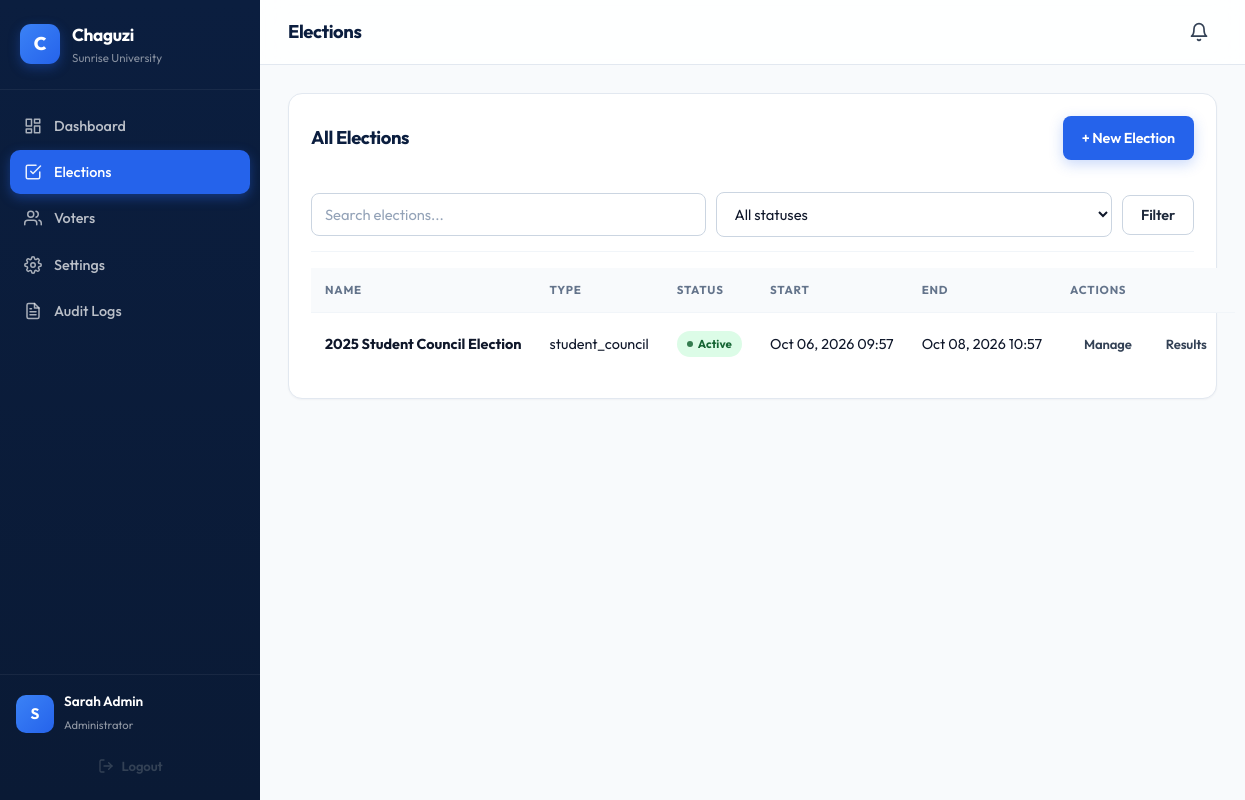
Page /admin/elections (signed in) on the committed database.
### models/organization.py (models this page shows, shortened)
class Organization(db.Model):
    __tablename__ = 'organizations'
    id = db.Column(db.Integer, primary_key=True)
    name = db.Column(db.String(200), nullable=False, unique=True, index=True)
    slug = db.Column(db.String(220), nullable=False, unique=True, index=True)
    org_type = db.Column(db.String(50), nullable=False, default='school')
    logo = db.Column(db.String(300))
    email = db.Column(db.String(150), nullable=False)
    phone = db.Column(db.String(50))
    location = db.Column(db.String(200))
    registration_number = db.Column(db.String(100))
    description = db.Column(db.Text)
    voter_id_required = db.Column(db.Boolean, default=True)
    voter_id_label = db.Column(db.String(50), default='Membership ID')
    allow_public_results = db.Column(db.Boolean, default=False)
    default_result_visibility = db.Column(db.String(20), default='after_close')
    is_active = db.Column(db.Boolean, default=True)
    created_at = db.Column(db.DateTime, default=datetime.utcnow)
    updated_at = db.Column(db.DateTime, default=datetime.utcnow, onupdate=datetime.utcnow)
    users = db.relationship('User', backref='organization', lazy='dynamic',
                            cascade='all, delete-orphan')
    elections = db.relationship('Election', backref='organization', lazy='dynamic',
                                cascade='all, delete-orphan')

### models/user.py (models this page shows, shortened)
class User(UserMixin, db.Model):
    __tablename__ = 'users'
    id = db.Column(db.Integer, primary_key=True)
    organization_id = db.Column(db.Integer, db.ForeignKey('organizations.id'),
                                 nullable=False, index=True)
    role = db.Column(db.String(20), nullable=False, default='voter', index=True)
    full_name = db.Column(db.String(150), nullable=False)
    email = db.Column(db.String(150), nullable=False, index=True)
    phone = db.Column(db.String(50))
    voter_id = db.Column(db.String(100), index=True)  # membership/student/employee ID
    password_hash = db.Column(db.String(255), nullable=False)
    is_active = db.Column(db.Boolean, default=True)
    is_approved = db.Column(db.Boolean, default=True)
    last_login = db.Column(db.DateTime)
    last_login_ip = db.Column(db.String(50))
    failed_login_attempts = db.Column(db.Integer, default=0)
    locked_until = db.Column(db.DateTime)
    created_at = db.Column(db.DateTime, default=datetime.utcnow)
    updated_at = db.Column(db.DateTime, default=datetime.utcnow, onupdate=datetime.utcnow)
    votes = db.relationship('Vote', backref='voter', lazy='dynamic',
                            foreign_keys='Vote.voter_id')
    notifications = db.relationship('Notification', backref='user', lazy='dynamic',
                                     cascade='all, delete-orphan')
    audit_logs = db.relationship('AuditLog', backref='actor', lazy='dynamic',
                                  foreign_keys='AuditLog.actor_id')
    __table_args__ = (
        db.UniqueConstraint('organization_id', 'email', name='uq_org_email'),
        db.UniqueConstraint('organization_id', 'voter_id', name='uq_org_voter_id'),
    )
    @property
    def is_admin(self):
        return self.role == 'admin'

### models/election.py (models this page shows, shortened)
class Election(db.Model):
    __tablename__ = 'elections'
    id = db.Column(db.Integer, primary_key=True)
    organization_id = db.Column(db.Integer, db.ForeignKey('organizations.id'),
                                 nullable=False, index=True)
    name = db.Column(db.String(200), nullable=False)
    description = db.Column(db.Text)
    election_type = db.Column(db.String(50), default='general')
    start_date = db.Column(db.DateTime, nullable=False)
    end_date = db.Column(db.DateTime, nullable=False)
    result_visibility = db.Column(db.String(20), default='after_close')
    status = db.Column(db.String(20), default='draft', index=True)
    allow_vote_correction = db.Column(db.Boolean, default=False)
    eligible_group = db.Column(db.String(150), default='all')
    announced_at = db.Column(db.DateTime)
    announced_by = db.Column(db.Integer, db.ForeignKey('users.id'))
    is_finalized = db.Column(db.Boolean, default=False)
    created_by = db.Column(db.Integer, db.ForeignKey('users.id'), nullable=False)
    created_at = db.Column(db.DateTime, default=datetime.utcnow)
    updated_at = db.Column(db.DateTime, default=datetime.utcnow, onupdate=datetime.utcnow)
    positions = db.relationship('Position', backref='election', lazy='dynamic',
                                 cascade='all, delete-orphan',
                                 order_by='Position.order_index')
    votes = db.relationship('Vote', backref='election', lazy='dynamic',
                            cascade='all, delete-orphan')
    @property
    def effective_status(self):
        now = datetime.utcnow()
        if self.status == 'announced':
            return 'announced'
        if self.status == 'closed':
            return 'closed'
        if self.status == 'draft':
            return 'draft'
        if now < self.start_date:
            return 'scheduled'
        if now > self.end_date:
            return 'closed'
        return 'active'

### routes/admin.py (the view)
@admin_bp.route('/elections')
def elections():
    page = request.args.get('page', 1, type=int)
    status = request.args.get('status', '')
    q = request.args.get('q', '').strip()
    query = Election.query.filter_by(organization_id=current_user.organization_id)
    if status:
        query = query.filter_by(status=status)
    if q:
        query = query.filter(Election.name.ilike(f'%{q}%'))
    query = query.order_by(desc(Election.created_at))
    pagination = query.paginate(page=page,
                                per_page=current_app.config['ELECTIONS_PER_PAGE'],
                                error_out=False)
    return render_template('admin/elections.html',
                           elections=pagination.items,
                           pagination=pagination,
                           status=status, q=q)

### routes/admin.py (called while the page is built)
@admin_bp.before_request
@login_required
@admin_required
def before_admin():
    pass

### templates/admin/elections.html (shortened to what this page needs)
{% extends "base.html" %}
{% block page_title %}Elections{% endblock %}
{% block body_class %}admin{% endblock %}
{% block content %}
<div class="panel">
    <div class="panel-header row-space">
        <h2>All Elections</h2>
        <a href="{{ url_for('admin.election_new') }}" class="btn btn-primary">+ New Election</a>
    </div>
    <form method="GET" class="filter-bar">
        <input type="text" name="q" value="{{ q }}" placeholder="Search elections...">
        <select name="status">
            <option value="">All statuses</option>
        </select>
        <button class="btn btn-outline">Filter</button>
    </form>
    {% if elections %}
    <table class="table">
        <thead>
            <tr><th>Name</th><th>Type</th><th>Status</th><th>Start</th><th>End</th><th>Actions</th></tr>
        </thead>
        <tbody>
            {% for e in elections %}
            <tr>
                <td><strong>{{ e.name }}</strong></td>
                <td>{{ e.election_type }}</td>
                <td><span class="badge badge-{{ e.effective_status }}">{{ e.effective_status }}</span></td>
                <td>{{ e.start_date.strftime('%b %d, %Y %H:%M') }}</td>
                <td>{{ e.end_date.strftime('%b %d, %Y %H:%M') }}</td>
                <td class="actions">
                    <a href="{{ url_for('admin.election_detail', election_id=e.id) }}" class="btn btn-sm btn-ghost">Manage</a>
                    <a href="{{ url_for('admin.election_results', election_id=e.id) }}" class="btn btn-sm btn-ghost">Results</a>
                </td>
            </tr>
            {% endfor %}
        </tbody>
    </table>
    {% else %}
    <div class="empty-state">
        <h3>No elections yet</h3>
        <p>Create your first election to get started.</p>
        <a href="{{ url_for('admin.election_new') }}" class="btn btn-primary">+ New Election</a>
    </div>
    {% endif %}
</div>
{% endblock %}

### templates/base.html (shortened to what this page needs)
<!DOCTYPE html>
<html lang="en">
<head>
    <link rel="stylesheet" href="{{ url_for('static', filename='css/style.css') }}">
</head>
<body class="{% block body_class %}{% endblock %}">
    {% if current_user.is_authenticated %}
    <div class="app-layout">
        <aside class="sidebar" id="sidebar">
            <div class="sidebar-brand">
                <div class="brand-mark">C</div>
                <div class="brand-text">
                    <strong>Chaguzi</strong>
                    <small>{{ current_user.organization.name[:22] }}</small>
                </div>
            </div>
            <nav class="sidebar-nav">
                {% if current_user.is_admin %}
                    <a href="{{ url_for('admin.dashboard') }}" class="nav-item {{ 'active' if request.endpoint == 'admin.dashboard' }}">
                        <svg class="nav-icon" viewBox="0 0 24 24" fill="none" stroke="currentColor" stroke-width="2" stroke-linecap="round" stroke-linejoin="round"><rect x="3" y="3" width="7" height="9"/><rect x="14" y="3" width="7" height="5"/><rect x="14" y="12" width="7" height="9"/><rect x="3" y="16" width="7" height="5"/></svg>
                        <span>Dashboard</span>
                    </a>
                    <a href="{{ url_for('admin.elections') }}" class="nav-item {{ 'active' if request.endpoint and request.endpoint.startswith('admin.election') }}">
                        <svg class="nav-icon" viewBox="0 0 24 24" fill="none" stroke="currentColor" stroke-width="2" stroke-linecap="round" stroke-linejoin="round"><path d="M9 11l3 3L22 4"/><path d="M21 12v7a2 2 0 0 1-2 2H5a2 2 0 0 1-2-2V5a2 2 0 0 1 2-2h11"/></svg>
                        <span>Elections</span>
                    </a>
                    <a href="{{ url_for('admin.voters') }}" class="nav-item {{ 'active' if request.endpoint == 'admin.voters' }}">
                        <svg class="nav-icon" viewBox="0 0 24 24" fill="none" stroke="currentColor" stroke-width="2" stroke-linecap="round" stroke-linejoin="round"><path d="M17 21v-2a4 4 0 0 0-4-4H5a4 4 0 0 0-4 4v2"/><circle cx="9" cy="7" r="4"/><path d="M23 21v-2a4 4 0 0 0-3-3.87"/><path d="M16 3.13a4 4 0 0 1 0 7.75"/></svg>
                        <span>Voters</span>
                    </a>
                    <a href="{{ url_for('admin.settings') }}" class="nav-item {{ 'active' if request.endpoint == 'admin.settings' }}">
                        <span>Settings</span>
                    </a>
                    <a href="{{ url_for('admin.audit_logs') }}" class="nav-item {{ 'active' if request.endpoint == 'admin.audit_logs' }}">
                        <span>Audit Logs</span>
                    </a>
                {% endif %}
            </nav>
            <div class="sidebar-footer">
                <div class="user-mini">
                    <div class="avatar">{{ current_user.full_name[0]|upper }}</div>
                    <div class="user-mini-info">
                        <strong>{{ current_user.full_name }}</strong>
                        <small>{{ 'Administrator' if current_user.is_admin else 'Voter' }}</small>
                    </div>
                </div>
                <a href="{{ url_for('auth.logout') }}" class="btn btn-ghost btn-sm btn-block">
                    <svg viewBox="0 0 24 24" fill="none" stroke="currentColor" stroke-width="2" stroke-linecap="round" stroke-linejoin="round" style="width:16px;height:16px;"><path d="M9 21H5a2 2 0 0 1-2-2V5a2 2 0 0 1 2-2h4"/><polyline points="16 17 21 12 16 7"/><line x1="21" y1="12" x2="9" y2="12"/></svg>
                    Logout
                </a>
            </div>
        </aside>
        <div class="main-area">
            <header class="topbar">
                <div class="topbar-title">{% block page_title %}Dashboard{% endblock %}</div>
                <div class="topbar-right">
                    <button class="notif-bell" id="notifBell" aria-label="Notifications">
                        <svg viewBox="0 0 24 24" fill="none" stroke="currentColor" stroke-width="2" stroke-linecap="round" stroke-linejoin="round"><path d="M18 8A6 6 0 0 0 6 8c0 7-3 9-3 9h18s-3-2-3-9"/><path d="M13.73 21a2 2 0 0 1-3.46 0"/></svg>
                    </button>
                </div>
            </header>
            <main class="content">
                {% block content %}{% endblock %}
            </main>
        </div>
    </div>
    {% else %}
        {% block public_content %}{% endblock %}
    {% endif %}
</body>
</html>

### rows in the picture
Organization: organization "Sunrise University"
User: full_name "S", full_name "Sarah Admin", role "Administrator"
Election: name "2025 Student Council Election", election_type "student_council", effective_status "Active", start_date "Oct 06, 2026 09:57", end_date "Oct 08, 2026 10:57"
